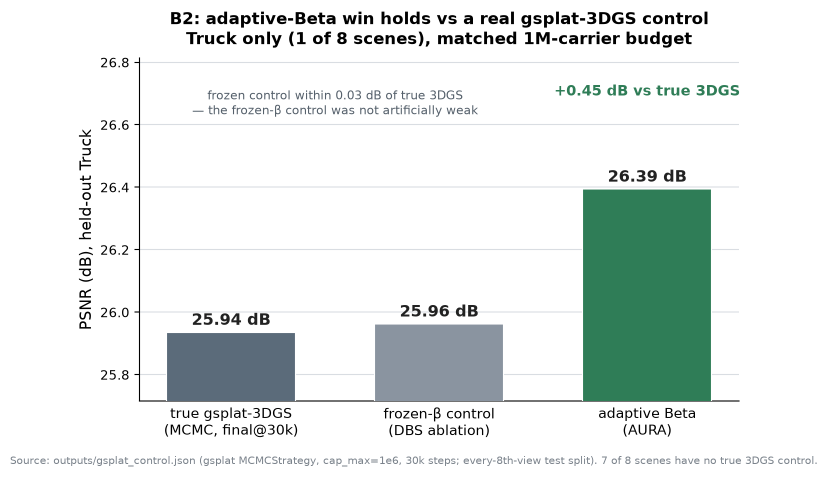
#> input picture assets/b2_gsplat_control_truck.png, 1655 x 953 px, given in place of 000001.jpg, which was not available (shown at 1/2 size)
$ python make_method_diagram.py
#> lines starting #> are read from the running program, lines starting #| are printed output that depends on the picture; pictures that were not available may be replaced by others from this repository, and a replacement may not be noted
#!/usr/bin/env python3
"""Generate a README method map: how COLMAP, NeRF, 3DGS, and AURA build a scene."""

from __future__ import annotations

from pathlib import Path

import numpy as np
from PIL import Image, ImageDraw, ImageFont

ROOT = Path(__file__).resolve().parent.parent
DOCS = ROOT / "docs"
BG = "#0f1218"
PANEL = "#171c24"
PANEL2 = "#1d2430"
EDGE = "#303847"
FG = "#f2f4f8"
MUTED = "#a7b0bd"
BLUE = "#58a6ff"
GREEN = "#3fb950"
YELLOW = "#d29922"
PURPLE = "#bc8cff"
ORANGE = "#f0883e"
RED = "#f85149"


def font(size: int, bold: bool = False):
    candidates = [
        "/usr/share/fonts/truetype/dejavu/DejaVuSans-Bold.ttf" if bold else "/usr/share/fonts/truetype/dejavu/DejaVuSans.ttf",
        "/usr/share/fonts/truetype/liberation2/LiberationSans-Bold.ttf" if bold else "/usr/share/fonts/truetype/liberation2/LiberationSans-Regular.ttf",
    ]
    for candidate in candidates:
        try:
            return ImageFont.truetype(candidate, size)
        except OSError:
            pass
    return ImageFont.load_default()


def text(draw: ImageDraw.ImageDraw, xy, value: str, size=24, fill=FG, bold=False, anchor=None):
    draw.text(xy, value, font=font(size, bold), fill=fill, anchor=anchor)


def wrapped(draw: ImageDraw.ImageDraw, xy, value: str, max_width: int, size=22, fill=MUTED, bold=False, gap=7):
    words = value.split()
    active = font(size, bold)
    lines: list[str] = []
    line = ""
    for word in words:
        trial = word if not line else f"{line} {word}"
        if draw.textlength(trial, font=active) <= max_width:
            line = trial
        else:
            if line:
                lines.append(line)
            line = word
    if line:
        lines.append(line)
    x, y = xy
    for i, line in enumerate(lines):
        draw.text((x, y + i * (size + gap)), line, font=active, fill=fill)
    return y + len(lines) * (size + gap)


def box(draw, xy, fill=PANEL2, outline=EDGE, width=2, radius=14):
    draw.rounded_rectangle(xy, radius=radius, fill=fill, outline=outline, width=width)


def arrow(draw, a, b, color=MUTED, width=5):
    draw.line((a, b), fill=color, width=width)
    ax, ay = a
    bx, by = b
    v = np.array([bx - ax, by - ay], dtype=float)
    n = np.linalg.norm(v)
    if n <= 1e-6:
        return
    v = v / n
    p = np.array([-v[1], v[0]])
    tip = np.array([bx, by])
    tail = tip - v * 18
    draw.polygon([tuple(tip), tuple(tail + p * 9), tuple(tail - p * 9)], fill=color)


def image_tile(path: Path, size: tuple[int, int]) -> Image.Image:
    img = Image.open(path).convert("RGB")
    w, h = img.size
    tw, th = size
    s = max(tw / w, th / h)
    img = img.resize((int(w * s), int(h * s)), Image.Resampling.LANCZOS)
    x = (img.width - tw) // 2
    y = (img.height - th) // 2
    return img.crop((x, y, x + tw, y + th))


def camera(draw, x, y, color=BLUE):
    draw.polygon([(x, y), (x + 55, y - 28), (x + 55, y + 28)], fill=color, outline=FG)
    draw.line((x + 55, y - 28, x + 55, y + 28), fill=FG, width=3)


def point_cloud(draw, x0, y0, w, h, color=FG, seed=2, count=80):
    rng = np.random.default_rng(seed)
    pts = rng.normal(size=(count, 2))
    pts[:, 0] = x0 + w * (0.5 + 0.22 * pts[:, 0])
    pts[:, 1] = y0 + h * (0.5 + 0.28 * pts[:, 1])
    for x, y in pts:
        if x0 < x < x0 + w and y0 < y < y0 + h:
            draw.ellipse((x - 3, y - 3, x + 3, y + 3), fill=color)
    return pts


def row_header(draw, x, y, color, title, subtitle):
    draw.rectangle((x, y + 10, x + 10, y + 76), fill=color)
    text(draw, (x + 28, y + 4), title, 32, FG, True)
    wrapped(draw, (x + 28, y + 45), subtitle, 1420, 18, MUTED)


def stage(draw, xy, wh, label, body, color):
    x, y = xy
    w, h = wh
    box(draw, (x, y, x + w, y + h), fill=PANEL2, outline=color, width=3)
    text(draw, (x + 18, y + 14), label, 22, color, True)
    wrapped(draw, (x + 18, y + 50), body, w - 36, 17, FG)


def draw_colmap(canvas, y, thumb):
    d = ImageDraw.Draw(canvas)
    row_header(d, 46, y, BLUE, "1. COLMAP: photos become calibrated sparse geometry", "Feature matches triangulate camera poses and 3D points. This is geometry scaffolding, not a renderable radiance asset.")
    panel = (46, y + 100, 1754, y + 315)
    box(d, panel, fill=PANEL, outline=EDGE, width=2)
    for i, x in enumerate((82, 206, 330)):
        tile = thumb.resize((110, 62), Image.Resampling.LANCZOS)
        canvas.paste(tile, (x, y + 142 + i * 8))
        d.rectangle((x, y + 142 + i * 8, x + 110, y + 204 + i * 8), outline=FG, width=2)
    arrow(d, (460, y + 175), (565, y + 175), BLUE)
    stage(d, (575, y + 125), (250, 122), "match", "SIFT/keypoint tracks across overlapping photos", BLUE)
    arrow(d, (835, y + 185), (940, y + 185), BLUE)
    camera(d, 958, y + 148, BLUE)
    camera(d, 960, y + 232, BLUE)
    pts = point_cloud(d, 1110, y + 120, 250, 155, seed=4)
    for cx, cy in ((958, y + 148), (960, y + 232)):
        for px, py in pts[::14]:
            d.line((cx, cy, px, py), fill="#2f4258", width=1)
    stage(d, (1420, y + 125), (285, 122), "output", "poses + sparse points; optional MVS dense points", BLUE)


def draw_nerf(canvas, y):
    d = ImageDraw.Draw(canvas)
    row_header(d, 46, y, PURPLE, "2. NeRF: posed rays train a neural volume", "COLMAP poses define rays. An MLP predicts density and color at many samples along every ray; rendering integrates those samples.")
    panel = (46, y + 100, 1754, y + 315)
    box(d, panel, fill=PANEL, outline=EDGE, width=2)
    camera(d, 96, y + 205, PURPLE)
    d.ellipse((360, y + 132, 760, y + 282), fill="#252b36", outline="#394251", width=2)
    for offset, color in ((0, YELLOW), (-34, "#c690ff"), (34, "#c690ff")):
        d.line((154, y + 205, 820, y + 190 + offset), fill=color, width=3)
        for t in np.linspace(0.25, 0.86, 9):
            x = 154 + (820 - 154) * t
            yy = y + 205 + ((y + 190 + offset) - (y + 205)) * t
            r = 4 + 8 * np.exp(-((t - 0.62) ** 2) / 0.012)
            d.ellipse((x - r, yy - r, x + r, yy + r), fill=YELLOW)
    arrow(d, (840, y + 195), (950, y + 195), PURPLE)
    stage(d, (965, y + 132), (275, 140), "MLP", "(x, view dir) -> density sigma + RGB", PURPLE)
    arrow(d, (1255, y + 200), (1360, y + 200), PURPLE)
    stage(d, (1372, y + 132), (310, 140), "integrate", "front-to-back alpha accumulation produces one pixel color", PURPLE)


def draw_3dgs(canvas, y):
    d = ImageDraw.Draw(canvas)
    row_header(d, 46, y, ORANGE, "3. 3DGS: sparse seed points become optimized splats", "A COLMAP point cloud is densified into anisotropic 3D Gaussians. Each Gaussian projects to a 2D ellipse and alpha-composites in tiles.")
    panel = (46, y + 100, 1754, y + 315)
    box(d, panel, fill=PANEL, outline=EDGE, width=2)
    point_cloud(d, 100, y + 130, 230, 150, seed=8, color="#d8dee9", count=42)
    stage(d, (360, y + 130), (225, 135), "seed", "COLMAP points initialize splat centers", ORANGE)
    arrow(d, (600, y + 195), (705, y + 195), ORANGE)
    rng = np.random.default_rng(9)
    for _ in range(42):
        x = rng.uniform(735, 1040)
        yy = rng.uniform(y + 125, y + 280)
        rx = rng.uniform(18, 46)
        ry = rng.uniform(8, 22)
        c = rng.choice([BLUE, GREEN, PURPLE, ORANGE, "#c9d1d9"])
        d.ellipse((x - rx, yy - ry, x + rx, yy + ry), fill=c, outline=None)
    text(d, (720, y + 284), "optimized 3D ellipsoids", 16, MUTED)
    arrow(d, (1085, y + 195), (1190, y + 195), ORANGE)
    box(d, (1210, y + 120, 1360, y + 282), fill="#11161f", outline=ORANGE, width=3)
    for i in range(7):
        yy = y + 135 + i * 20
        d.ellipse((1242, yy, 1328, yy + 16), fill=rng.choice([BLUE, GREEN, PURPLE, "#c9d1d9"]))
    stage(d, (1410, y + 130), (285, 135), "rasterize", "project -> sort/tile -> alpha blend for real-time views", ORANGE)


def draw_aura(canvas, y):
    d = ImageDraw.Draw(canvas)
    row_header(d, 46, y, GREEN, "4. AURA: a radiance field becomes a typed asset", "AURA keeps gsplat/DBS-Beta as primary quality paths, adds PRISM extension footprints, and attaches queryable asset metadata.")
    panel = (46, y + 100, 1754, y + 330)
    box(d, panel, fill=PANEL, outline=EDGE, width=2)
    stage(d, (82, y + 135), (255, 140), "inputs", "capture manifest, COLMAP poses, trained gsplat / DBS-Beta carriers", GREEN)
    arrow(d, (352, y + 205), (450, y + 205), GREEN)
    stage(d, (462, y + 118), (330, 174), "typed carriers", "Gaussian and Beta remain primary; Gabor/neural are PRISM extensions", GREEN)
    for i, (label, color) in enumerate((("G", BLUE), ("B", GREEN), ("Ga", YELLOW), ("N", PURPLE))):
        x = 502 + i * 62
        d.ellipse((x, y + 222, x + 42, y + 264), fill=color)
        text(d, (x + 21, y + 233), label, 13, BG, True, anchor="mm")
    arrow(d, (807, y + 205), (905, y + 205), GREEN)
    stage(d, (918, y + 118), (350, 174), "payload", "color, opacity, normal, material, semantic label, confidence, footprint type", GREEN)
    arrow(d, (1284, y + 205), (1382, y + 205), GREEN)
    stage(d, (1395, y + 118), (300, 174), "asset API", "render, ray query, depth, relight, confidence, semantics, GLB/USD export", GREEN)


def main():
    DOCS.mkdir(exist_ok=True)
    thumb = image_tile(ROOT / "data/tanks/truck/images/000001.jpg", (260, 146))
#> in image_tile, `img = img.resize((int(w * s), int(h * s)), Image.Resampling.LANCZOS)`:
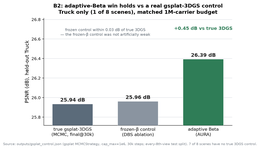
#> img: PIL image 260x149 RGB; mean R, G, B 225.4, 231.7, 229.7
#> in image_tile, `return img.crop((x, y, x + tw, y + th))`:
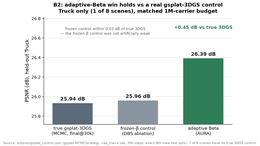
#> returned value: PIL image 260x146 RGB; mean R, G, B 224.8, 231.2, 229.2
    canvas = Image.new("RGB", (1800, 1680), BG)
    d = ImageDraw.Draw(canvas)
    text(d, (54, 36), "How a capture becomes a scene representation", 48, FG, True)
    wrapped(d, (58, 94), "Same posed photos, different construction targets: sparse geometry, neural volume, optimized splats, or a typed AURA asset.", 1600, 22, MUTED)
    draw_colmap(canvas, 150, thumb)
#> the loop in draw_colmap, `for i, x in enumerate((82, 206, 330)):` made 3 passes
#> pass 1, in draw_colmap, `tile = thumb.resize((110, 62), Image.Resampling.LANCZOS)`:
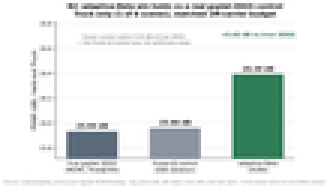
#> tile: PIL image 110x62 RGB (shown 3 times larger); mean R, G, B 224.2, 230.6, 228.6
#> after the loop in draw_colmap, `for i, x in enumerate((82, 206, 330)):`:
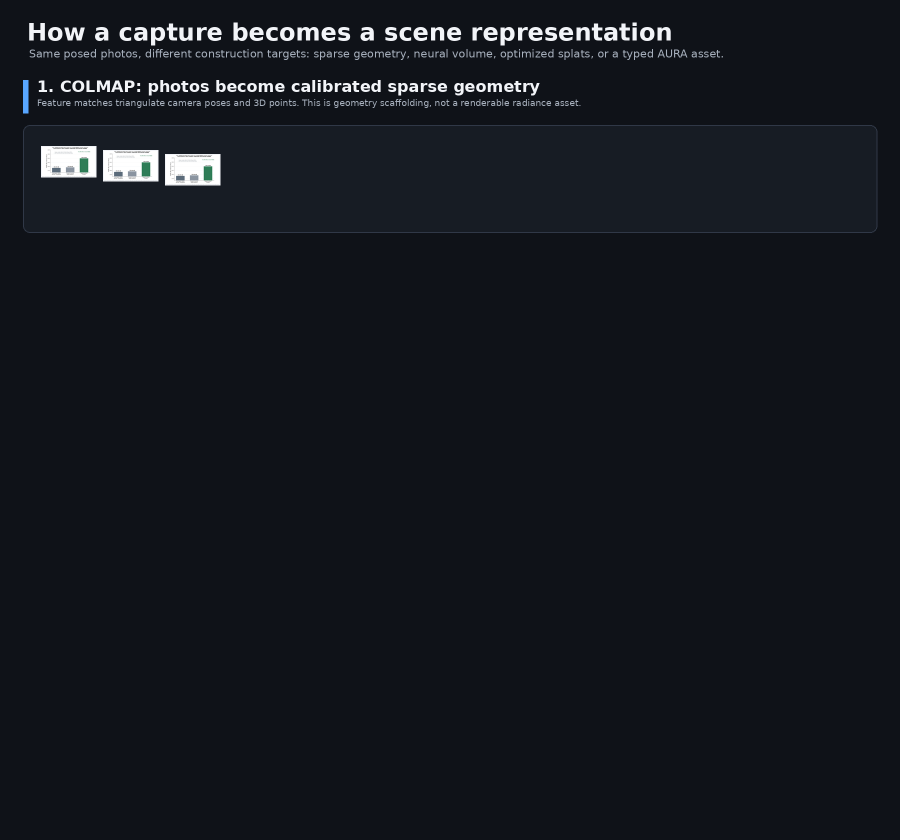
#> canvas: PIL image 1800x1680 RGB (shown at 1/2 size); mean R, G, B 20.1, 23.4, 29.6
#> in draw_colmap, `pts = point_cloud(d, 1110, y + 120, 250, 155, seed=4)`: pts = 80 pairs, first value 1129.6 to 1353.3, second value 232.9 to 452.8
    draw_nerf(canvas, 535)
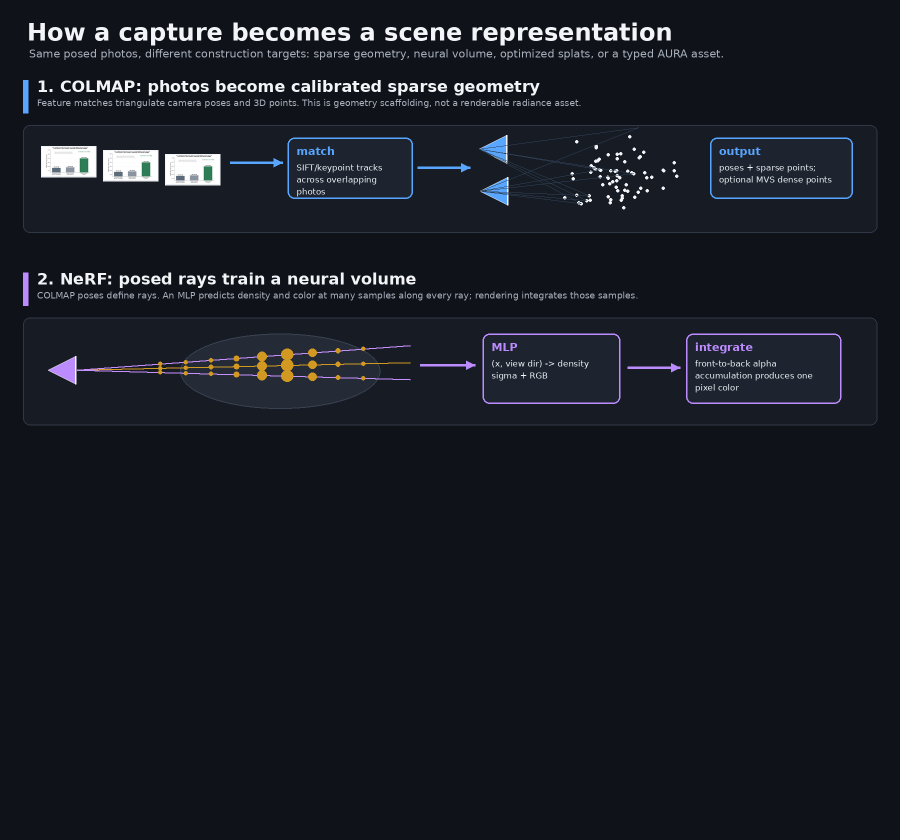
#> canvas: PIL image 1800x1680 RGB (shown at 1/2 size); mean R, G, B 24.1, 27.7, 34.8
    draw_3dgs(canvas, 920)
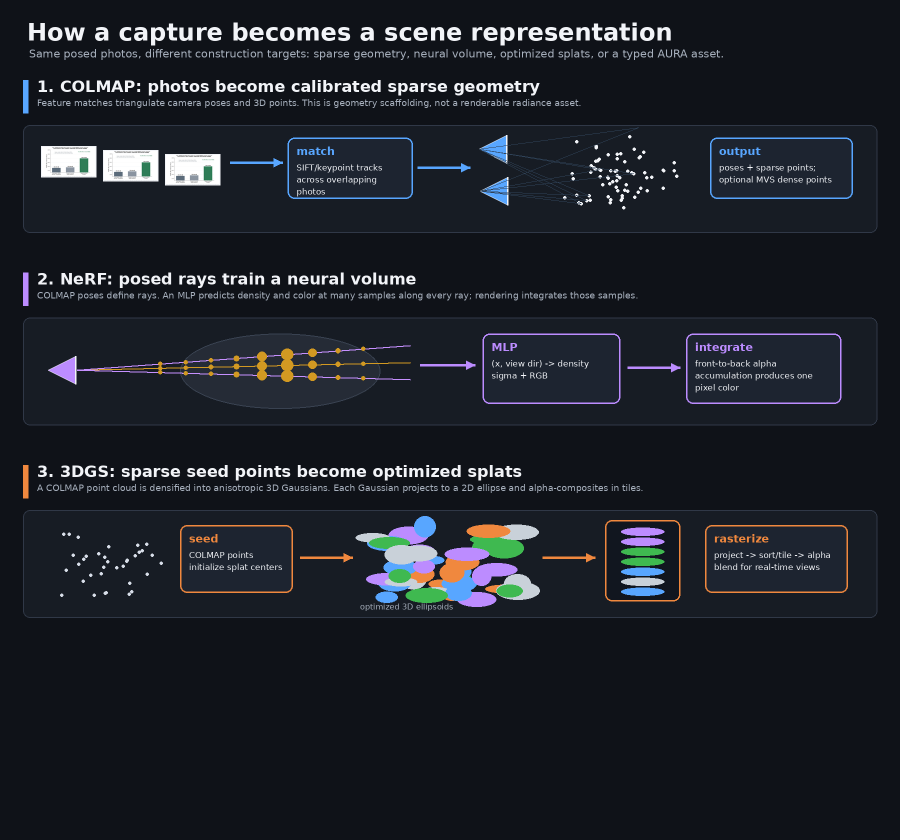
#> canvas: PIL image 1800x1680 RGB (shown at 1/2 size); mean R, G, B 29.1, 32.9, 40.2
    draw_aura(canvas, 1305)
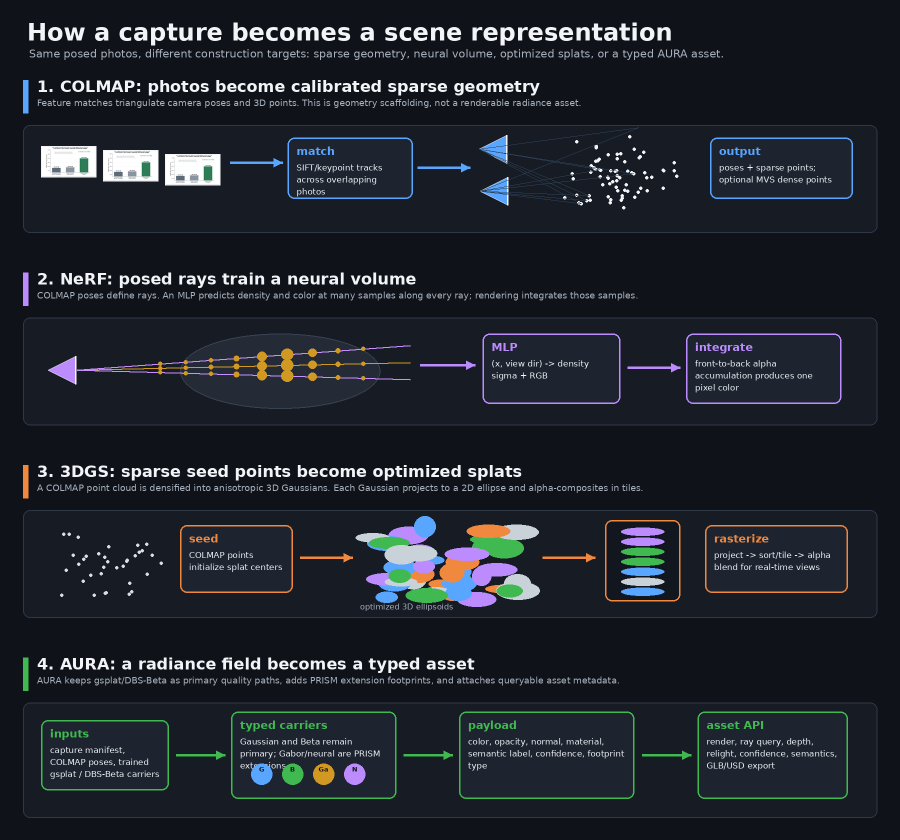
#> canvas: PIL image 1800x1680 RGB (shown at 1/2 size); mean R, G, B 32.4, 37.2, 44.4
    out = DOCS / "how_it_works.png"
    canvas.save(out)
    print(f"wrote {out}")


if __name__ == "__main__":
    main()
